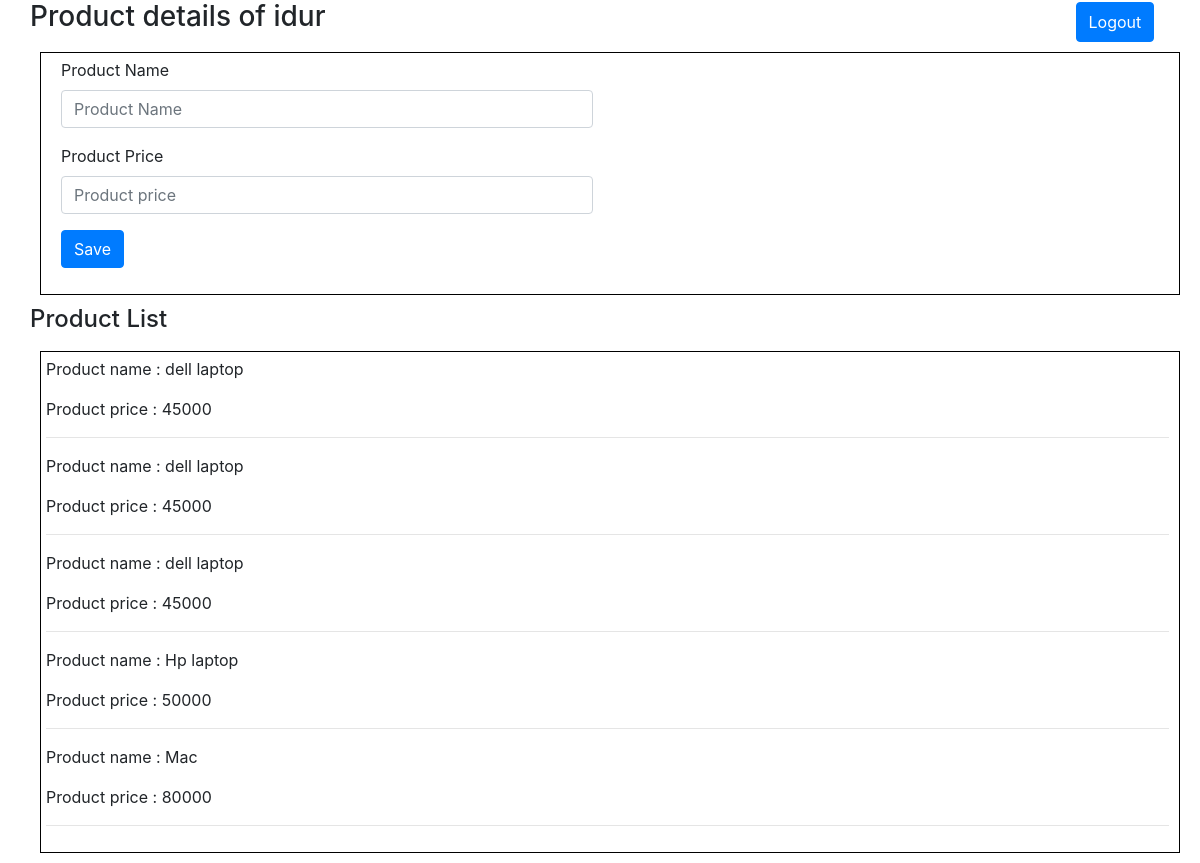
Screenshot of /user/products/ (signed in) with the database file from the repository.
### myapp/models.py (models this page shows)
class Products(models.Model):
	product_name = models.CharField(max_length=100)
	product_price = models.CharField(max_length=100)

### myapp/views.py (the view)
# urls.py: path('products/', views.products, name="products"),
def products(request):
    if request.method == "POST" and request.POST:
        product_name = request.POST.get('product_name')
        product_price = request.POST.get('product_price')
        product_details = Products.objects.create(product_name=product_name, product_price=product_price)
    products = Products.objects.all()
    for product in products:
        print("Product Details :")
        print("Products name ",product.product_name)
        print("Products name ",product.product_price)
    context = {
            'products': products,
            'user' : request.user
    }
    return render(request, 'myapp/products.html', context)

### myapp/templates/myapp/products.html (shortened to what this page needs)
{% load static %}
<!DOCTYPE html>
<html lang="en">
  <head>
    <link rel="stylesheet" href="https://maxcdn.bootstrapcdn.com/bootstrap/4.5.2/css/bootstrap.min.css">
</head>
  <body>
    <div class="container">
    <div class="row">
      <h3>Product details of {{ user }}</h3>
      <button id = 'logout-btn' onclick="window.open(`{% url 'users-logout' %}`, '_self')" type="button" class="btn btn-primary">Logout</button>
      <div class="col-sm-12">
      <form method="POST">
        <div class="form-group col-sm-6">
            <label >Product Name</label>
            <input type="text" class="form-control" name="product_name" id="product_name" placeholder="Product Name" required>
          </div>
        <div class="form-group col-sm-6">
            <label>Product Price</label>
            <input type="text" name="product_price" class="form-control" id="product_price" placeholder="Product price" required>
          </div>
        <div class="form-group col-sm-4">
          <button type="submit" class="btn btn-primary">Save</button>
        </div>
      </form>
    </div>
    </div>
    <div class="row">
      <h4>Product List</h4>
      <div class="col-sm-12">
      <div>
        {% for product in products %}
            <p>Product name : {{ product.product_name }}</p>
            <p>Product price : {{ product.product_price }}</p><hr>
        {% endfor %}
      </div>
    </div>
  </div>
  </div>
  </body>
</html>

### myapp/templates/myapp/products.html (style rules this page uses)
.col-sm-12 { border: 1px solid #000; padding: 5px 10px 10px 5px; margin: 10px 10px 10px 10px; }
button#logout-btn { margin-left: 750px; margin-top: 2px; }

### rows the page displays
Products: product_name "dell laptop", product_price "45000"
Products: product_name "dell laptop", product_price "45000"
Products: product_name "dell laptop", product_price "45000"
Products: product_name "Hp laptop", product_price "50000"
Products: product_name "Mac", product_price "80000"

### other values shown
{{ user }} "idur"
